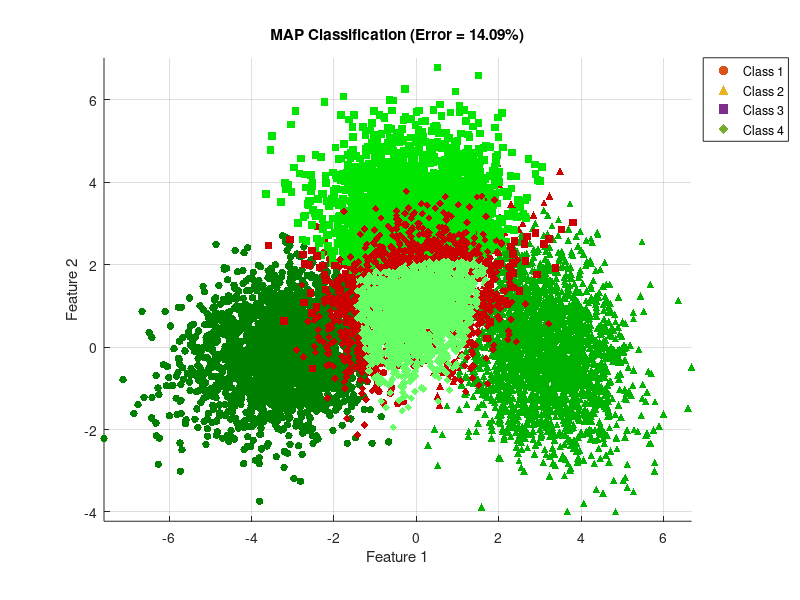

MATLAB code to generate this figure:
% Author: Anthony Yalong
% NUID: 002156860

%% SETUP
clear all; close all;

% random seed
rng(42);

% class setup
priors = [0.25; 0.25; 0.25; 0.25];
K = 4;

% class means
mu = cell(K, 1);
mu{1} = [-3; 0];
mu{2} = [3; 0];
mu{3} = [0; 3];
mu{4} = [0; 1];

% covariance matrices
Sigma = cell(K, 1);
Sigma{1} = [1.5, 0.3; 0.3, 1];
Sigma{2} = [1, -0.3; -0.3, 1.5];
Sigma{3} = [1.2, 0; 0, 1.2]; 
Sigma{4} = [0.8, 0.2; 0.2, 0.8];

%% GENERATE DATA
N = 10000;
d = length(mu{1});
X = zeros(N, d);
labels = zeros(N, 1);

for i = 1:N
    u = rand();
    if u < priors(1)
        class = 1;
    elseif u < sum(priors(1:2))
        class = 2;
    elseif u < sum(priors(1:3))
        class = 3;
    else
        class = 4;
    end
    
    % generate sample from selected class
    X(i, :) = mvnrnd(mu{class}', Sigma{class});
    labels(i) = class;
end

% count samples per class
for k = 1:K
    Nk = sum(labels == k);
    fprintf('Class %d: %d samples (%.1f%% vs expected 25%%)\n', ...
            k, Nk, 100*Nk/N);
end

%% MAP CLASSIFIER

% compute likelihood
likelihoods = zeros(N, K);
for k = 1:K
    likelihoods(:, k) = mvnpdf(X, mu{k}', Sigma{k});
end

% unnormalized posteriors
posteriors = likelihoods .* repmat(priors', N, 1);

% MAP decision
[~, decisions_MAP] = max(posteriors, [], 2);

%% CONFUSION MATRIX

confusion_MAP = zeros(K, K);
for true_class = 1:K
    for decided_class = 1:K
        count = sum(decisions_MAP == decided_class & labels == true_class);
        confusion_MAP(decided_class, true_class) = count / sum(labels == true_class);
    end
end

fprintf('Confusion Matrix (rows=decisions, cols=true labels):\n');
fprintf('        L=1     L=2     L=3     L=4\n');
for d = 1:K
    fprintf('D=%d   ', d);
    for l = 1:K
        fprintf('%.4f  ', confusion_MAP(d, l));
    end
    fprintf('\n');
end

% overall error rate
P_error_MAP = 1 - trace(confusion_MAP) / K;  % Average of diagonal
fprintf('\nOverall P(error) = %.4f (%.2f%%)\n', P_error_MAP, P_error_MAP*100);

% class-specific errors
fprintf('\nClass-specific accuracy:\n');
for k = 1:K
    accuracy = confusion_MAP(k, k);
    fprintf('Class %d: %.2f%% correct\n', k, accuracy*100);
end

%% VISUALIZATION
figure();

% markers
markers = {'o', '^', 's', 'd'};

% green shades
greens = [0.0 0.5 0.0;
          0.0 0.7 0.0;
          0.0 0.9 0.0;
          0.4 1.0 0.4];

% red shade
red = [0.8 0.0 0.0];

% plot each class
for k = 1:K
    idx_class = (labels == k);
    
    % correct
    idx_correct = idx_class & (decisions_MAP == k);
    if any(idx_correct)
        scatter(X(idx_correct,1), X(idx_correct,2), 30, greens(k,:), markers{k}, 'filled');
        hold on;
    end
    
    % incorrect
    idx_wrong = idx_class & (decisions_MAP ~= k);
    if any(idx_wrong)
        scatter(X(idx_wrong,1), X(idx_wrong,2), 30, red, markers{k}, 'filled');
        hold on;
    end
end

% plot info
xlabel('Feature 1');
ylabel('Feature 2');
title(sprintf('MAP Classification (Error = %.2f%%)', P_error_MAP*100));
grid on;
axis equal;

%  legend
h1 = scatter(NaN, NaN, 50, greens(1,:), 'o', 'filled');
h2 = scatter(NaN, NaN, 50, greens(2,:), '^', 'filled');
h3 = scatter(NaN, NaN, 50, greens(3,:), 's', 'filled');
h4 = scatter(NaN, NaN, 50, greens(4,:), 'd', 'filled');
legend([h1 h2 h3 h4], {'Class 1', 'Class 2', 'Class 3', 'Class 4'}, 'Location', 'bestoutside');